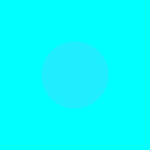
Frame 1 (no input)
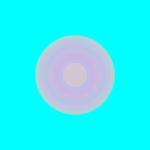
Frame 60 (the mouse pressed at the canvas centre just before this capture)
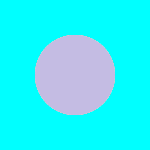
Frame 120 (the mouse held since frame 60 and released just before this capture)

The Processing sketch that drew these frames (run headless with seeded random() and noise(); from frame 60 on, the mouse is pressed at the canvas centre):

// Processing sketch: processing_130483
// ── processing_130483.pde

int counter;

void setup() {  //setup function called initially, only once
  size(150, 150);
  background(0,255,255);  //set background white
  colorMode(HSB);   //set colors to Hue, Saturation, Brightness mode
  counter = 0;
}

void draw() {  //draw function loops 
  counter++;
  noStroke();
  fill(random(255),100,255,50);
  
  if(mousePressed == true) { //add some interaction
    ellipse(mouseX, mouseY, 80, 80);
  }
  else {
    ellipse(width/2, height/2, 80*sin(counter), 80*sin(counter));
  }
}
